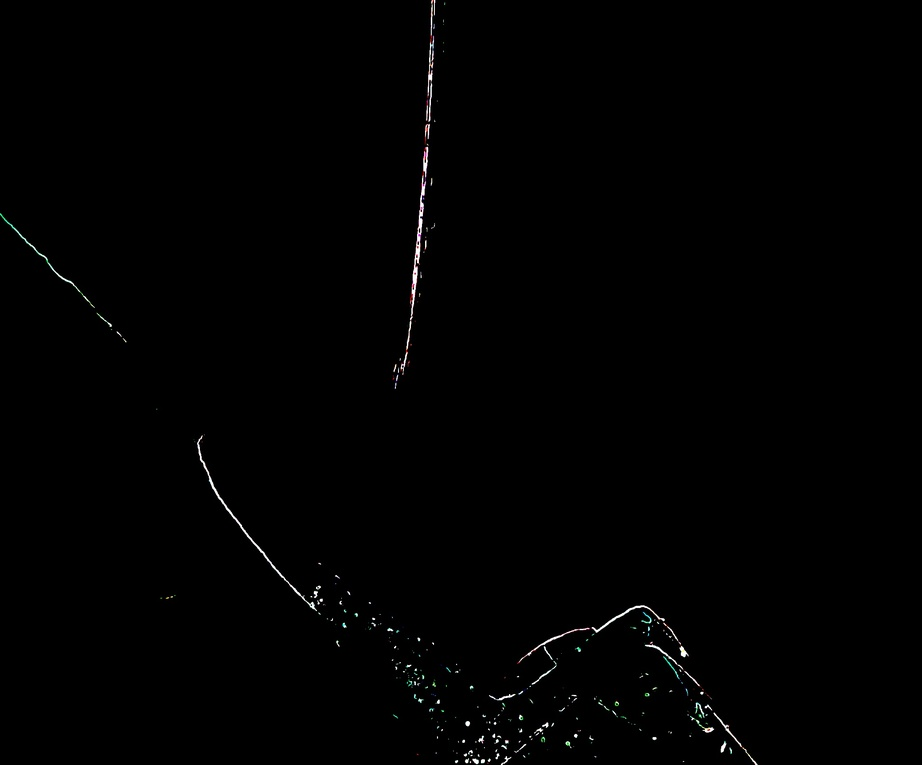
#> input picture Interim/Set 1/image0001.jpg, 922 x 765 px, shrunk from 2080 x 1725 before the run; its folder holds only this picture in this run
$ python Project.py   (older library calls are emulated)
#> lines starting #> are read from the running program, lines starting #| are printed output that depends on the picture; after the words box and inside, x2 and y2 are one past the last pixel; in counts of white or black regions, pixels touching at a corner belong together
import cv2
import numpy as np
import glob
import os


folderDir = "WeldGapImages/Set 1/"
file_extension = "*.jpg"

processedDir = "Processed/Set 1/"
imterimDir = "Interim/Set 1/"

png_files = glob.glob(os.path.join(folderDir, file_extension))
png_files = [path.replace("\\", "/") for path in png_files]

WeldGapData = []
for file in png_files:


    y = 70

    img = cv2.imread(file)
#> img is the input picture: shape (765, 922, 3); mean B, G, R 1.3, 1.3, 1.3
    save_file = os.path.join(processedDir, os.path.basename(file))
    imterim_file = os.path.join(imterimDir, os.path.basename(file))
    gray_image = cv2.cvtColor(img, cv2.COLOR_BGR2GRAY)
    blurred_image = cv2.GaussianBlur(gray_image, (15, 15), 1)


    # cv2.imshow(save_file,img)
    # Setting parameter values
    t_lower = 240 # Lower Threshold
    t_upper = 255 # Upper threshold


    # Applying the Canny Edge filter
    # edge = cv2.Canny(blurred_image, t_lower, t_upper)

    #apply sobel filter
    grad_x = cv2.Sobel(img, cv2.CV_64F, 1, 0, ksize=3)
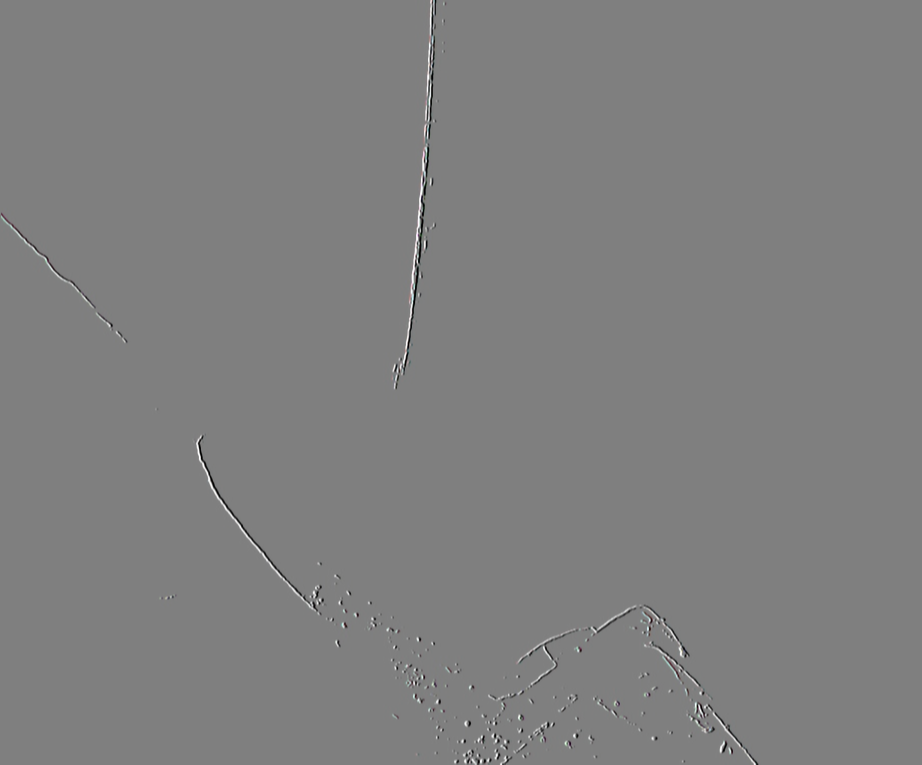
#> grad_x: shape (765, 922, 3) float64; mean B, G, R 0, 0, 0; drawn with min black and max white
    grad_y = cv2.Sobel(img, cv2.CV_64F, 0, 1, ksize=3)
    afterSobel = cv2.magnitude(grad_x, grad_y)
    afterSobel_uint8 = cv2.convertScaleAbs(afterSobel)
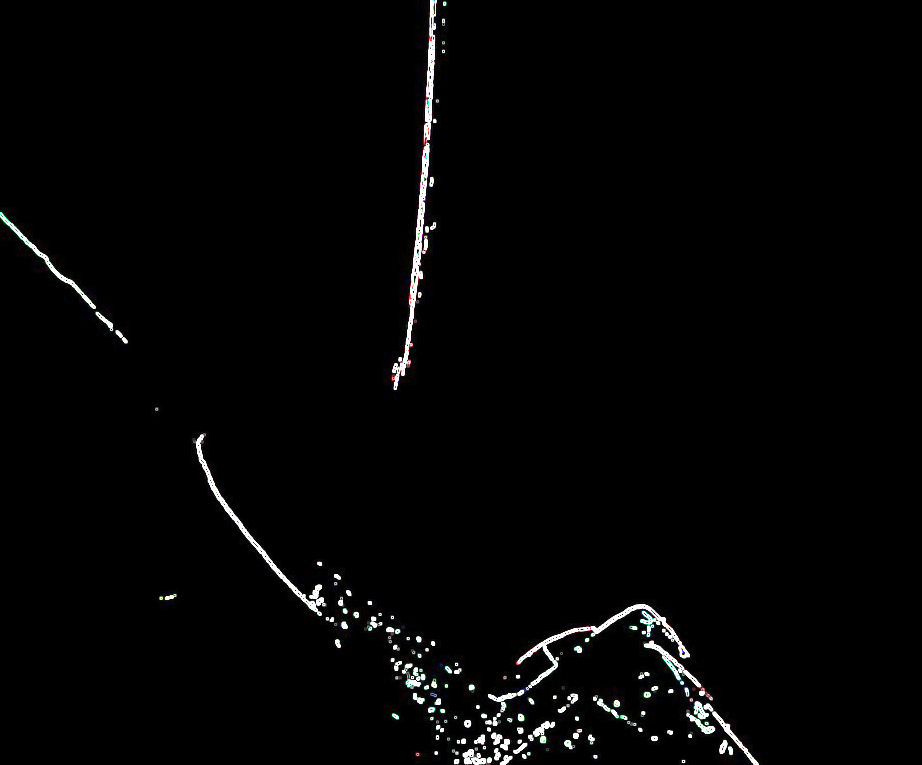
#> afterSobel_uint8: shape (765, 922, 3); mean B, G, R 4.4, 4.4, 4.4
    afterSobel_uint8_blurred = cv2.GaussianBlur(afterSobel_uint8, (35, 35), 1)

    #use edge enhancement method
    _, edges_thresh = cv2.threshold(afterSobel_uint8_blurred, 125, 255, cv2.THRESH_BINARY)
    kernel = np.ones((3, 3), np.uint8)
    edges_dilated = cv2.dilate(edges_thresh, kernel, iterations=1)
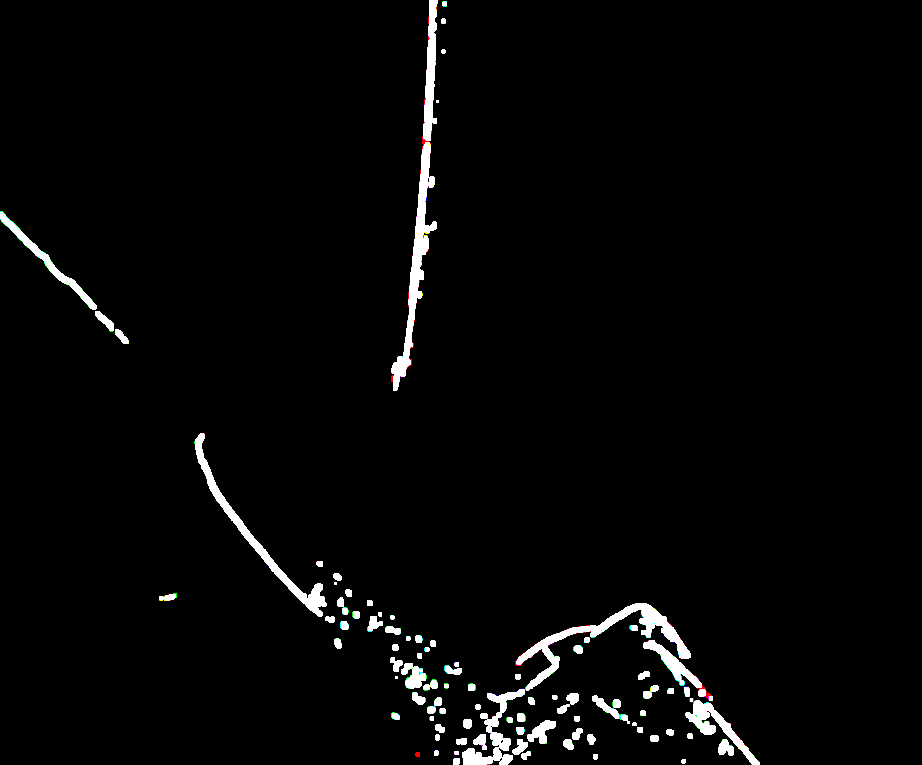
#> edges_dilated: shape (765, 922, 3); mean B, G, R 6.6, 6.7, 6.6
    edge = cv2.erode(edges_dilated, kernel, iterations=1)


    row_of_pixels = edge[y, :]
#> row_of_pixels = 922 rows, first 8: [0, 0, 0], [0, 0, 0], [0, 0, 0], [0, 0, 0], [0, 0, 0], [0, 0, 0], [0, 0, 0], [0, 0, 0]
    x_coordinates = np.where(row_of_pixels >= 120)[0]
#> x_coordinates = 19 values from 427 to 433


    if(len(x_coordinates) > 0):

        if x_coordinates[-1] - x_coordinates[0] > 11:
            valid = 0
            print(x_coordinates[-1] - x_coordinates[0])
        else:
            valid = 1

        x_coordinate = int(np.mean(x_coordinates))
#> x_coordinate = 430
        print(x_coordinate)
#| 430
        thickness = 5

        start_point = (0, y)  # Starting point of line (x, y)
        end_point = (x_coordinate-thickness, y)  # Ending point of line (x, y)
#> end_point = (425, 70)


        color = (0,255, 0)

        cv2.line(img, start_point, end_point,  color, thickness)

        start_point_2 = (x_coordinate+thickness, y)
#> start_point_2 = (435, 70)
        end_point_2 = (img.shape[1], y)
#> end_point_2 = (922, 70)

        cv2.line(img, start_point_2, end_point_2, color, thickness)
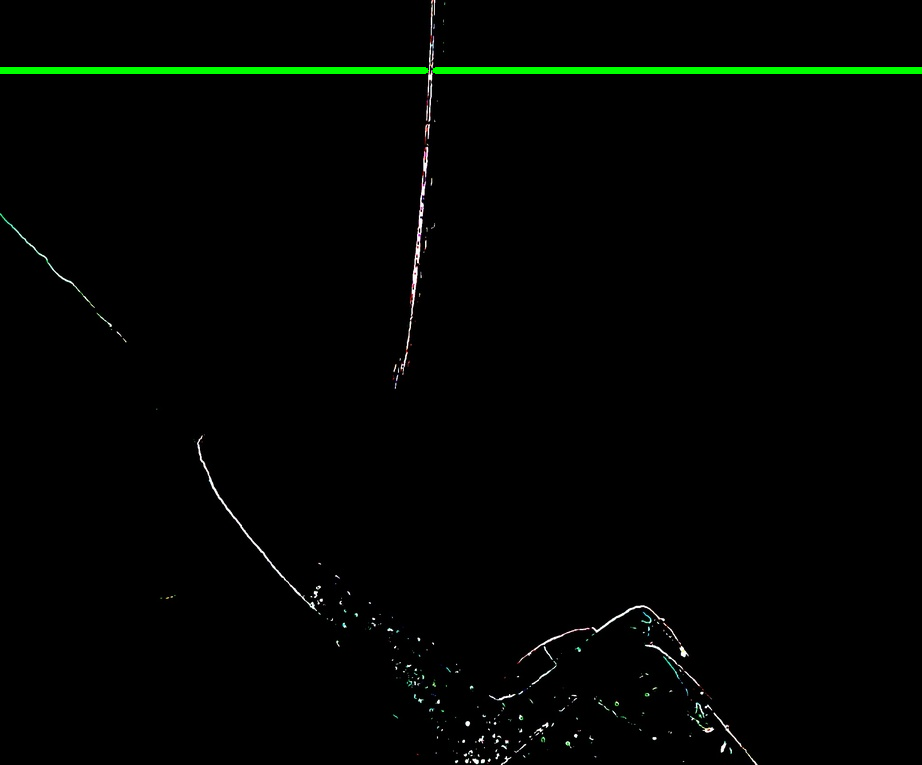
#> img: shape (765, 922, 3); mean B, G, R 1.3, 3.6, 1.3

        start_point_3 = (x_coordinate, y)
#> start_point_3 = (430, 70)
        end_point_3 = (x_coordinate, y)
#> end_point_3 = (430, 70)

        cv2.line(img, start_point_3, end_point_3, (0,95,255), thickness)
#> img: shape (765, 922, 3); under 0.01% of pixels changed, all inside (x1, y1, x2, y2) = (427, 67, 434, 74)

        WeldGapData.append([os.path.basename(file), int(np.mean(x_coordinates)), valid])
    else:
        WeldGapData.append([os.path.basename(file), -1, 0])


    # Saving the image
    cv2.imwrite(save_file, img)
    cv2.imwrite(imterim_file, edge)
    # cv2.imshow('Edge', edge)
    # cv2.imshow("result", img)
    cv2.waitKey(0)
    cv2.destroyAllWindows()


import csv

csv_file = "WeldGapPositions.csv"

with open(csv_file, mode='w', newline='') as file:
    writer = csv.writer(file)
    writer.writerow(["File Name", "Position", "Valid"])
    writer.writerows(WeldGapData)
